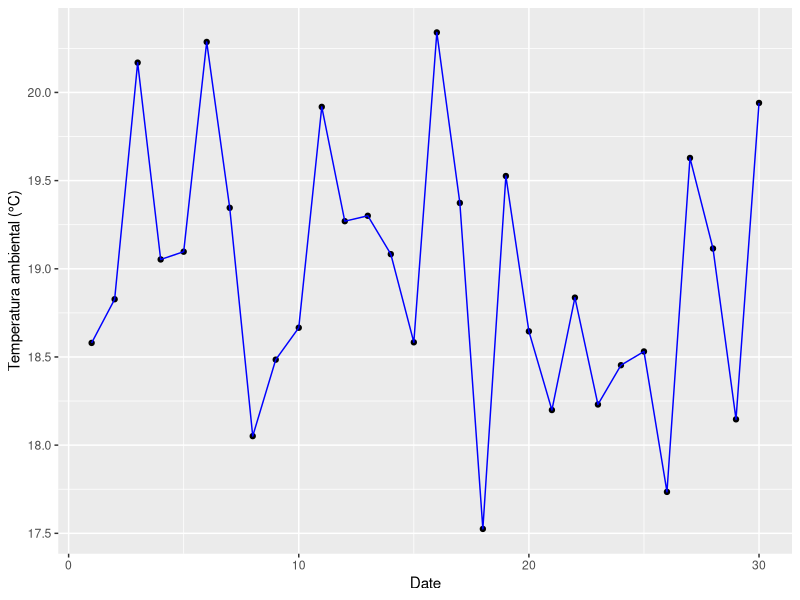

Write the R code that produced this figure.
## ---- chunk 1

## ---- chunk 2
# AGREGAR PAQUETES A UTILIZAR

## ---- chunk 3

# ESTRUCTURA DE UNA FUNCION EN R

nombre <- function(argumento1, argumento2, ...) {
  operaciones
  operaciones
  ...
  
  return(resultado)
}


## ---- chunk 4

# CREAMOS UN VECTOR ALEATORIO DE TEMPERATURAS

set.seed(123)
temp <- rnorm(n = 30, mean = 19, sd = .75)
idx <- 1:length(temp)

temp <- data.frame(idx, temp)

# CREAMOS UN GRÁFICO DE PUNTOS 

library(ggplot2)

fig <- ggplot() + 
  geom_point(data = temp, aes(x = idx, y = temp), color = "black") +
  geom_line(data = temp, aes(x = idx, y = temp), color = "blue")

## ---- chunk 5

# CREAMOS UN VECTOR ALEATORIO DE TEMPERATURAS

set.seed(123)
temp <- rnorm(n = 30, mean = 19, sd = .75)
idx <- 1:length(temp)

temp <- data.frame(idx, temp)

# CREAMOS UN GRÁFICO DE PUNTOS 

library(ggplot2)

fig <- ggplot() + 
  geom_point(data = temp, aes(x = idx, y = temp), color = "black") +
  geom_line(data = temp, aes(x = idx, y = temp), color = "blue") +
  xlab("Date") + ylab("Temperatura ambiental (°C)") 

fig

## ---- chunk 6

library(ggplot2)

plot_function <- function(temp) {
  
  for (i in 1:length(temp)) {
    
    idx <- 1:length(temp[[i]])
    df <- data.frame(idx, temp[i])
    names(df) <- c("idx", "temp")
    
    fig_print <- ggplot() + 
      geom_point(data = df, aes(x = idx, y = temp), color = "black") +
      geom_line(data = df, aes(x = idx, y = temp), color = "blue") +
      xlab("Date") + ylab("Temperatura ambiental (°C)")
    
    dev.new()
    print(fig_print)
    
    }

  }

